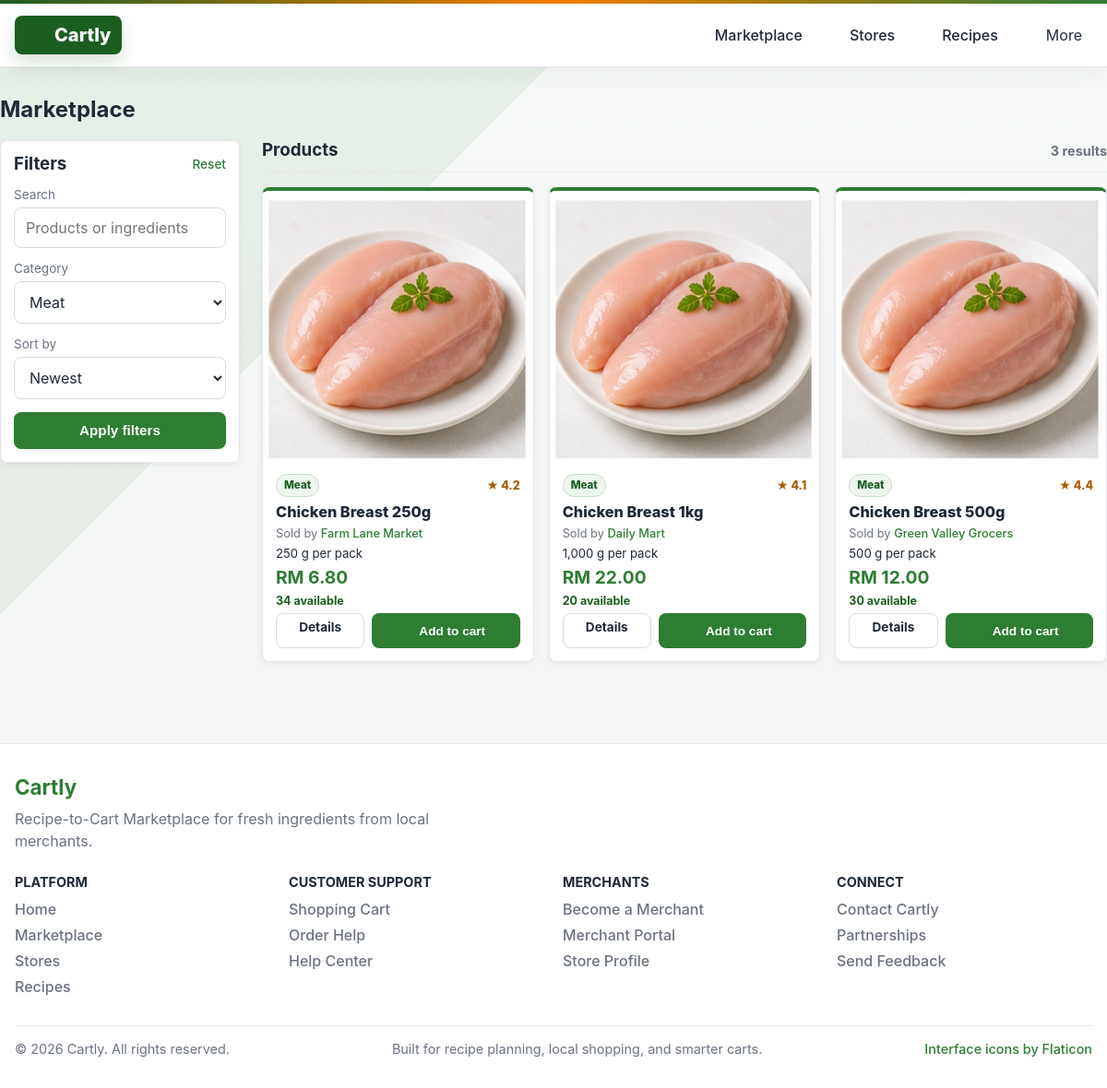
The page /products?cid=2 on the database its author committed.
### tables this page shows
CREATE TABLE products (
  product_id       INT AUTO_INCREMENT PRIMARY KEY,
  store_id         INT NOT NULL,
  category_id      INT,
  ingredient_id    INT,
  product_name     VARCHAR(150) NOT NULL,
  description      TEXT,
  price            DECIMAL(10,2) NOT NULL DEFAULT 0,
  stock_quantity   INT NOT NULL DEFAULT 0,
  package_quantity DECIMAL(10,2) NOT NULL DEFAULT 1,
  package_unit     VARCHAR(30),
  image            VARCHAR(255),
  rating           DECIMAL(3,2) DEFAULT 0.00,
  status           ENUM('active','inactive','out_of_stock') NOT NULL DEFAULT 'active',
  created_at       DATETIME DEFAULT CURRENT_TIMESTAMP,
  FOREIGN KEY (store_id)      REFERENCES stores(store_id) ON DELETE CASCADE,
  FOREIGN KEY (category_id)   REFERENCES categories(category_id) ON DELETE SET NULL,
  FOREIGN KEY (ingredient_id) REFERENCES ingredients(ingredient_id) ON DELETE SET NULL
);

CREATE TABLE categories (
  category_id   INT AUTO_INCREMENT PRIMARY KEY,
  category_name VARCHAR(100) NOT NULL,
  category_icon VARCHAR(255),
  status        ENUM('active','inactive') NOT NULL DEFAULT 'active'
);

CREATE TABLE stores (
  store_id          INT AUTO_INCREMENT PRIMARY KEY,
  user_id           INT NOT NULL,
  store_name        VARCHAR(100) NOT NULL,
  store_description TEXT,
  store_logo        VARCHAR(255),
  contact_email     VARCHAR(100),
  contact_phone     VARCHAR(20),
  store_address     TEXT,
  opening_time      TIME,
  closing_time      TIME,
  store_status      ENUM('pending','approved','rejected','closed') NOT NULL DEFAULT 'pending',
  admin_note        TEXT,
  rating            DECIMAL(3,2) DEFAULT 0.00,
  created_at        DATETIME DEFAULT CURRENT_TIMESTAMP,
  reviewed_at       DATETIME NULL,
  FOREIGN KEY (user_id) REFERENCES users(user_id) ON DELETE CASCADE
);

### app/helper/Controller.php (called while the page is built, shortened)
<?php
abstract class Controller
{
    protected function view(string $view, array $data = [], ?string $layout = 'layout/customer-layout'): void
    {
        $viewPath = dirname(__DIR__) . '/views/' . $view . '.php';
        extract($data, EXTR_SKIP);
        include $viewPath;
    }
}

### app/controllers/product/ProductController.php (called while the page is built, shortened)
<?php
class ProductController extends Controller
{
    public function index(): void
    {
        $q = trim((string) $this->input('q', ''));
        $cid = (int) $this->input('cid', 0) ?: null;
        $sort = (string) $this->input('sort', 'newest');
        $page = max(1, (int) $this->input('page', 1));
        $result = (new Product())->paginateActive($q, $cid, $sort, $page, 16);
        $this->view('product/index', [
            'title' => 'Marketplace · Cartly',
            'products' => $result['rows'],
            'cats' => (new Category())->active(),
            'q' => $q,
            'cid' => $cid,
            'sort' => $sort,
            'page' => $result['page'],
            'pages' => $result['pages'],
            'total' => $result['total'],
            'cartCount' => AuthHelper::check()
                ? (new CartItem())->countForUser((int) AuthHelper::id())
                : 0,
        ]);
    }
}

### public/index.php (called while the page is built, shortened)
<?php
require_once APP_PATH . '/helper/Autoload.php';
require_once BASE_PATH . '/config/database.php';
require_once APP_PATH . '/helper/Router.php';
require_once APP_PATH . '/helper/Controller.php';
require_once APP_PATH . '/helper/Model.php';
$router = new Router();
$method = $_SERVER['REQUEST_METHOD'] ?? 'GET';
$uri = parse_url($_SERVER['REQUEST_URI'] ?? '/', PHP_URL_PATH) ?? '/';
$router->dispatch($method, $uri);

### config/database.php (called while the page is built, shortened)
<?php
if (!defined('DB_HOST')) {
    $env = static function (string $key, string $default = ''): string {
        $value = $_ENV[$key] ?? getenv($key);
        return $value !== false && $value !== '' ? (string) $value : $default;
    };
}
function db(): PDO
{
    static $pdo = null;
    if ($pdo === null) {
        $dsn = sprintf(
            'mysql:host=%s;port=%s;dbname=%s;charset=%s',
            DB_HOST, DB_PORT, DB_NAME, DB_CHARSET
        );
        $options = [
            PDO::ATTR_ERRMODE            => PDO::ERRMODE_EXCEPTION,
            PDO::ATTR_DEFAULT_FETCH_MODE => PDO::FETCH_ASSOC,
            PDO::ATTR_EMULATE_PREPARES   => false,
        ];
        $pdo = new PDO($dsn, DB_USER, DB_PASS, $options);
    }
    return $pdo;
}

### app/helper/Model.php (called while the page is built, shortened)
<?php
abstract class Model
{
    protected function db(): PDO
    {
        return db();
    }
    public function query(string $sql, array $params = []): array
    {
        $stmt = $this->db()->prepare($sql);
        $stmt->execute($params);
        return $stmt->fetchAll();
    }
}

### app/models/Product.php (called while the page is built, shortened)
<?php
class Product extends Model
{
    public function paginateActive(string $search = '', ?int $categoryId = null, string $sort = 'newest', int $page = 1, int $perPage = 16): array
    {
        $baseSql = "FROM products p
                JOIN stores s    ON s.store_id = p.store_id
                LEFT JOIN categories c ON c.category_id = p.category_id
                LEFT JOIN ingredients i ON i.ingredient_id = p.ingredient_id
                LEFT JOIN (
                    SELECT product_id, AVG(rating) AS review_rating, COUNT(*) AS review_count
                    FROM reviews
                    WHERE status='visible' AND product_id IS NOT NULL
                    GROUP BY product_id
                ) rv ON rv.product_id = p.product_id
                WHERE p.status='active' AND s.store_status='approved'";
        $params = [];
        if ($categoryId) {
            $baseSql .= " AND p.category_id = :cid";
            $params[':cid'] = $categoryId;
        }
        $orderBy = match ($sort) {
            'price_asc' => 'p.price ASC, p.product_id ASC',
            'price_desc' => 'p.price DESC, p.product_id DESC',
            'rating_desc' => 'p.rating DESC, p.product_id DESC',
            'rating_asc' => 'p.rating ASC, p.product_id ASC',
            'review_desc' => 'COALESCE(rv.review_rating, 0) DESC, COALESCE(rv.review_count, 0) DESC, p.product_id DESC',
            'review_count_desc' => 'COALESCE(rv.review_count, 0) DESC, COALESCE(rv.review_rating, 0) DESC, p.product_id DESC',
            'name_asc' => 'p.product_name ASC, p.product_id ASC',
            'name_desc' => 'p.product_name DESC, p.product_id DESC',
            default => 'p.created_at DESC, p.product_id DESC',
        };
        $countRows = $this->query("SELECT COUNT(*) AS cnt {$baseSql}", $params);
        $total = (int) ($countRows[0]['cnt'] ?? 0);
        $offset = max(0, ($page - 1) * $perPage);
        $rows = $this->query(
            "SELECT p.*, s.store_name, s.rating AS store_rating, c.category_name, i.ingredient_name,
                    COALESCE(rv.review_rating, 0) AS review_rating,
                    COALESCE(rv.review_count, 0) AS review_count
             {$baseSql} ORDER BY {$orderBy} LIMIT {$perPage} OFFSET {$offset}",
            $params
        );
        return [
            'rows' => $rows,
            'total' => $total,
            'page' => $page,
            'per_page' => $perPage,
            'pages' => max(1, (int) ceil($total / $perPage)),
        ];
    }
}

### app/models/Category.php (called while the page is built, shortened)
<?php
class Category extends Model
{
    public function active(): array
    {
        return $this->query("SELECT * FROM categories WHERE status='active' ORDER BY category_name");
    }
}

### app/helper/Autoload.php (called while the page is built, shortened)
<?php
spl_autoload_register(function (string $class): void {
    $parts = explode('\\', substr($class, 4));
    $map = [
        'Controllers' => 'controllers',
        'Models'      => 'models',
        'Helpers'     => 'helper',
    ];
    $top = array_shift($parts);
    $rel = $map[$top] . '/' . implode('/', $parts) . '.php';
    $path = dirname(__DIR__) . '/' . $rel;
    if (is_file($path)) {
        return;
    }
});

### app/views/product/index.php (the view, shortened to what this page needs)
<div class="marketplace-heading">
  <h2>Marketplace</h2>
</div>
<div class="marketplace-layout">
  <aside class="marketplace-filter-column" aria-label="Marketplace filters">
    <form class="filters marketplace-filters" method="get" action="<?= BASE_URL ?>/products" data-search-reset>
      <div class="marketplace-filter-heading">
        <h3>Filters</h3>
        <?php if ($q !== '' || $cid !== null || ($sort ?? 'newest') !== 'newest'): ?>
          <a href="<?= BASE_URL ?>/products">Reset</a>
        <?php endif; ?>
      </div>
      <div class="form-row">
        <label for="product-search">Search</label>
        <input class="input" id="product-search" type="search" name="q" value="<?= htmlspecialchars($q) ?>"
          placeholder="Products or ingredients" autocomplete="off" data-search-reset-input>
      </div>
      <div class="form-row">
        <label for="product-category">Category</label>
        <select class="input" id="product-category" name="cid">
          <?php foreach ($cats as $c): ?>
            <option value="<?= (int) $c['category_id'] ?>" <?= $cid === (int) $c['category_id'] ? 'selected' : '' ?>>
              <?= htmlspecialchars($c['category_name']) ?>
            </option>
          <?php endforeach; ?>
        </select>
      </div>
      <div class="form-row">
        <label for="product-sort">Sort by</label>
        <select class="input" id="product-sort" name="sort">
          <?php foreach ([
            'newest' => 'Newest',
            'oldest' => 'Oldest',
            'price_asc' => 'Price: Low to High',
            'price_desc' => 'Price: High to Low',
            'rating_desc' => 'Rating: High to Low',
            'review_desc' => 'Reviews: Highest Rated',
            'review_count_desc' => 'Reviews: Most Reviewed',
            'name_asc' => 'Name: A to Z',
          ] as $value => $label): ?>
            <option value="<?= htmlspecialchars($value) ?>" <?= ($sort ?? 'newest') === $value ? 'selected' : '' ?>>
              <?= htmlspecialchars($label) ?>
            </option>
          <?php endforeach; ?>
        </select>
      </div>
      <button class="btn btn-primary btn-block" type="submit">Apply filters</button>
    </form>
  </aside>
  <section class="marketplace-results" aria-labelledby="marketplace-results-title">
    <div class="marketplace-results-heading">
      <h3 id="marketplace-results-title">Products</h3>
      <span><?= (int) $total ?> <?= (int) $total === 1 ? 'result' : 'results' ?></span>
    </div>
    <?php if (!$products): ?>
      <div class="card text-center text-muted">No products match your filter.</div>
    <?php else: ?>
      <div class="product-grid">
        <?php foreach ($products as $p): ?>
          <?php
          $reviewRating = (float) ($p['review_rating'] ?? 0);
          $displayRating = $reviewRating > 0 ? $reviewRating : (float) ($p['rating'] ?? 0);
          $inStock = (int) ($p['stock_quantity'] ?? 0) > 0;
          ?>
          <div class="product-card">
            <a class="product-thumb-link" href="<?= BASE_URL ?>/products/<?= (int) ($p['product_id'] ?? 0) ?>"
              aria-label="View <?= htmlspecialchars($p['product_name'] ?? '') ?> details">
              <div class="thumb">
                <?php if (!empty($p['image'])): ?>
                  <img src="<?= htmlspecialchars(UPLOAD_URL . '/' . ltrim((string) ($p['image'] ?? ''), '/'), ENT_QUOTES, 'UTF-8') ?>"
                    alt="<?= htmlspecialchars($p['product_name'] ?? '') ?>">
                <?php else: ?>
                  <?= \App\Helpers\Icon::render('marketplace', 'product-fallback-icon') ?>
                <?php endif; ?>
              </div>
            </a>
            <div class="body">
              <div class="product-card-topline">
                <span class="product-category"><?= htmlspecialchars($p['category_name'] ?? 'Uncategorised') ?></span>
                <span class="product-rating" aria-label="<?= number_format($displayRating, 1) ?> out of 5 stars">
                  <span aria-hidden="true">&#9733;</span>
                  <?= number_format($displayRating, 1) ?>
                </span>
              </div>
              <div class="name"><?= htmlspecialchars($p['product_name'] ?? '') ?></div>
              <div class="meta">
                Sold by <a href="<?= BASE_URL ?>/stores/<?= (int) ($p['store_id'] ?? 0) ?>"><?= htmlspecialchars($p['store_name'] ?? 'Unknown Store') ?></a>
              </div>
              <div class="product-package">
                <?= number_format((float) ($p['package_quantity'] ?? 0), 0) ?>
                <?= htmlspecialchars($p['package_unit'] ?? '') ?> per pack
              </div>
              <div class="price">RM <?= number_format((float) ($p['price'] ?? 0), 2) ?></div>
              <div class="product-stock <?= $inStock ? 'is-available' : 'is-unavailable' ?>">
                <?= $inStock ? (int) ($p['stock_quantity'] ?? 0) . ' available' : 'Out of stock' ?>
              </div>
              <div class="actions">
                <a class="btn btn-outline btn-sm"
                  href="<?= BASE_URL ?>/products/<?= (int) ($p['product_id'] ?? 0) ?>">Details</a>
                <?php if ($inStock): ?>
                  <form method="post" action="<?= BASE_URL ?>/cart/add">
                    <button class="btn btn-primary btn-sm" type="submit">
                      <?= \App\Helpers\Icon::render('cart', 'button-icon') ?>Add to cart
                    </button>
                  </form>
                <?php else: ?>
                  <button class="btn btn-primary btn-sm" type="button" disabled>Out of stock</button>
                <?php endif; ?>
              </div>
            </div>
          </div>
        <?php endforeach; ?>
      </div>
    <?php endif; ?>
  </section>
</div>

### app/helper/Router.php (shortened to what this page needs)
<?php
class Router
{
    private array $routes = ['GET' => [], 'POST' => []];
    public function get(string $path, $handler, array $middleware = []): void
    {
        $this->routes['GET'][$this->norm($path)] = compact('handler', 'middleware');
    }
    public function post(string $path, $handler, array $middleware = []): void
    {
        $this->routes['POST'][$this->norm($path)] = compact('handler', 'middleware');
    }
    public function dispatch(string $method, string $uri): void
    {
        $uri = $this->norm($uri);
        $method = strtoupper($method);
        $table = $this->routes[$method] ?? [];
        foreach ($table as $pattern => $route) {
            $regex = $this->compile($pattern);
            if (preg_match($regex, $uri, $m)) {
                $params = array_filter($m, 'is_string', ARRAY_FILTER_USE_KEY);
                $this->call($route['handler'], $params);
                return;
            }
        }
    }
    private function call($handler, array $params): void
    {
        if (is_array($handler) && count($handler) === 2) {
            [$class, $method] = $handler;
            $instance = new $class();
            $instance->{$method}(...array_values($params));
            return;
        }
        throw new \RuntimeException('Invalid route handler');
    }
    private function compile(string $pattern): string
    {
        $regex = preg_replace('#\{([a-zA-Z_][a-zA-Z0-9_]*)\}#', '(?P<$1>[^/]+)', $pattern);
        return '#^' . $regex . '$#';
    }
    private function norm(string $path): string
    {
        $path = '/' . trim($path, '/');
        return $path === '/' ? '/' : rtrim($path, '/');
    }
}

### rows shown on the page
products: product_id "3", image (picture), category.category_name "Meat", displayRating "4.4", product_name "Chicken Breast 500g", store.store_name "Green Valley Grocers", package_quantity "500", package_unit "g", price "12.00", stock_quantity "30"
products: image (picture), category.category_name "Meat", displayRating "4.2", product_name "Chicken Breast 250g", store.store_name "Farm Lane Market", package_quantity "250", package_unit "g", price "6.80", stock_quantity "34"
products: image (picture), category.category_name "Meat", displayRating "4.1", product_name "Chicken Breast 1kg", store.store_name "Daily Mart", package_quantity "1,000", package_unit "g", price "22.00", stock_quantity "20"

### other values the page prints
form field cid "Meat"
form field sort "Newest"
